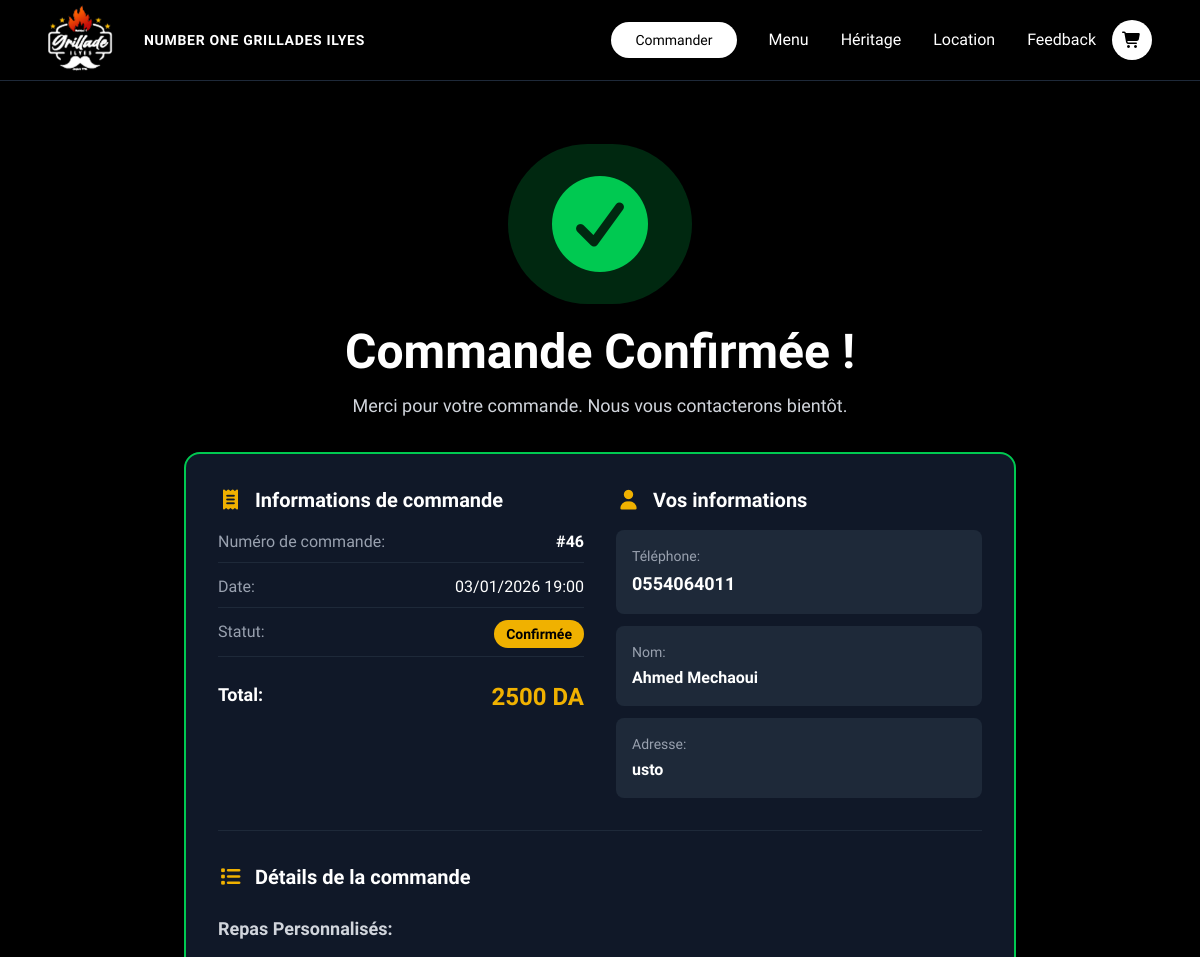
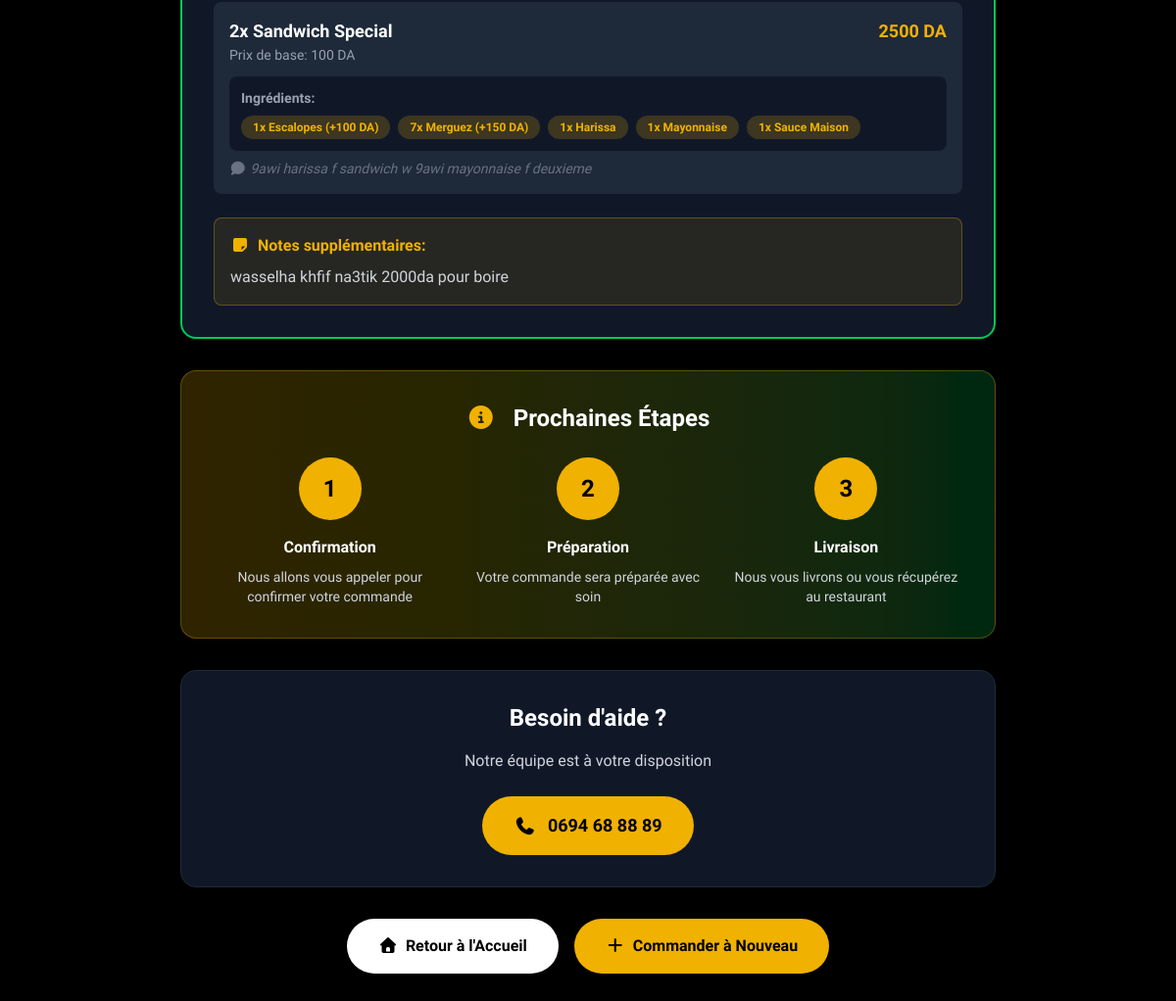
The app's page /restaurant/confirmation/46/ with its own data (2 pictures, top to bottom).
### restaurant/models.py (models this page shows, shortened)
class Order(models.Model):
    STATUS_CHOICES = [
        ('pending', 'En attente'),
        ('confirmed', 'Confirmée'),
        ('preparing', 'En préparation'),
        ('ready', 'Prête'),
        ('delivered', 'Livrée'),
        ('cancelled', 'Annulée'),
    ]
    customer_phone = models.CharField(max_length=20)
    customer_name = models.CharField(max_length=100, blank=True)
    customer_address = models.TextField(blank=True, null=True)
    total_price = models.DecimalField(max_digits=10, decimal_places=2)
    additional_notes = models.TextField(blank=True, null=True)
    status = models.CharField(max_length=20, choices=STATUS_CHOICES, default='pending')
    created_at = models.DateTimeField(auto_now_add=True)
    updated_at = models.DateTimeField(auto_now=True)
    class Meta:
        ordering = ['-created_at']

class OrderSpecialMeal(models.Model):
    order = models.ForeignKey(Order, on_delete=models.CASCADE, related_name='special_meals')
    special_meal = models.ForeignKey(SpecialMeal, on_delete=models.CASCADE)
    quantity = models.IntegerField(validators=[MinValueValidator(1)])
    base_price = models.DecimalField(max_digits=10, decimal_places=2)
    total_price = models.DecimalField(max_digits=10, decimal_places=2)
    notes = models.TextField(blank=True, null=True)

class SpecialMeal(models.Model):
    name = models.CharField(max_length=100)
    description = models.TextField()
    base_price = models.DecimalField(max_digits=10, decimal_places=2)
    image = models.ImageField(upload_to='special_meals/')
    is_available = models.BooleanField(default=True)
    available_ingredients = models.ManyToManyField(
        Ingredient,
        through='SpecialMealIngredient',
        related_name='special_meals'
    )

class OrderSpecialMealIngredient(models.Model):
    order_special_meal = models.ForeignKey(
        OrderSpecialMeal,
        on_delete=models.CASCADE,
        related_name='selected_ingredients'
    )
    ingredient = models.ForeignKey(Ingredient, on_delete=models.CASCADE)
    quantity = models.IntegerField(validators=[MinValueValidator(1)])
    unit_price = models.DecimalField(max_digits=10, decimal_places=2)

class Ingredient(models.Model):
    name = models.CharField(max_length=100)
    category = models.ForeignKey(IngredientCategory, on_delete=models.CASCADE)
    price = models.DecimalField(
        max_digits=10,
        decimal_places=2,
        default=0,
        help_text="Extra cost for this ingredient (0 if included in base)"
    )
    is_available = models.BooleanField(default=True)
    image = models.ImageField(upload_to='ingredients/', blank=True, null=True)
    class Meta:
        ordering = ['category__order', 'name']

### restaurant/views.py (the view)
# urls.py: path('confirmation/<int:order_id>/', views.order_confirmation, name='order_confirmation'),
def order_confirmation(request, order_id):
    order = get_object_or_404(Order, id=order_id)
    context = {
        'order': order
    }
    return render(request, 'restaurant/order_confirmation.html', context)

### restaurant/templates/restaurant/order_confirmation.html (shortened to what this page needs)
{% extends 'base.html' %}
{% load static %}
{% block content %}
<section class="bg-black min-h-screen py-16">
    <div class="max-w-4xl mx-auto px-4 sm:px-6 lg:px-8">
        <div class="text-center mb-8">
            <div class="inline-block bg-green-500/20 rounded-full p-8 mb-6 animate-pulse">
                <i class="fas fa-check-circle text-green-500 text-8xl"></i>
            </div>
            <h1 class="text-4xl md:text-5xl font-bold text-white mb-4">
                Commande Confirmée !
            </h1>
            <p class="text-gray-300 text-lg">
                Merci pour votre commande. Nous vous contacterons bientôt.
            </p>
        </div>
        <div class="bg-gray-900 rounded-2xl p-8 border-2 border-green-500 mb-8">
            <div class="grid grid-cols-1 md:grid-cols-2 gap-8 mb-8">
                <div>
                    <h2 class="text-xl font-bold text-white mb-4 flex items-center">
                        <i class="fas fa-receipt text-yellow-500 mr-3"></i>
                        Informations de commande
                    </h2>
                    <div class="space-y-3">
                        <div class="flex justify-between border-b border-gray-800 pb-2">
                            <span class="text-gray-400">Numéro de commande:</span>
                            <span class="text-white font-bold">#{{ order.id }}</span>
                        </div>
                        <div class="flex justify-between border-b border-gray-800 pb-2">
                            <span class="text-gray-400">Date:</span>
                            <span class="text-white">{{ order.created_at|date:"d/m/Y H:i" }}</span>
                        </div>
                        <div class="flex justify-between border-b border-gray-800 pb-2">
                            <span class="text-gray-400">Statut:</span>
                            <span class="bg-yellow-500 text-black px-3 py-1 rounded-full text-sm font-bold">
                                {{ order.get_status_display }}
                            </span>
                        </div>
                        <div class="flex justify-between pt-3">
                            <span class="text-white font-bold text-lg">Total:</span>
                            <span class="text-yellow-500 font-bold text-2xl">{{ order.total_price|floatformat:0 }} DA</span>
                        </div>
                    </div>
                </div>
                <div>
                    <h2 class="text-xl font-bold text-white mb-4 flex items-center">
                        <i class="fas fa-user text-yellow-500 mr-3"></i>
                        Vos informations
                    </h2>
                    <div class="space-y-3">
                        <div class="bg-gray-800 rounded-lg p-4">
                            <p class="text-gray-400 text-sm mb-1">Téléphone:</p>
                            <p class="text-white font-semibold text-lg">{{ order.customer_phone }}</p>
                        </div>
                        {% if order.customer_name %}
                        <div class="bg-gray-800 rounded-lg p-4">
                            <p class="text-gray-400 text-sm mb-1">Nom:</p>
                            <p class="text-white font-semibold">{{ order.customer_name }}</p>
                        </div>
                        {% endif %}
                        {% if order.customer_address %}
                        <div class="bg-gray-800 rounded-lg p-4">
                            <p class="text-gray-400 text-sm mb-1">Adresse:</p>
                            <p class="text-white font-semibold">{{ order.customer_address }}</p>
                        </div>
                        {% endif %}
                    </div>
                </div>
            </div>
            <div class="border-t border-gray-800 pt-8">
                <h2 class="text-xl font-bold text-white mb-6 flex items-center">
                    <i class="fas fa-list text-yellow-500 mr-3"></i>
                    Détails de la commande
                </h2>
                {% if order.special_meals.all %}
                <div>
                    <h3 class="text-lg font-semibold text-gray-300 mb-4">Repas Personnalisés:</h3>
                    <div class="space-y-4">
                        {% for special in order.special_meals.all %}
                        <div class="bg-gray-800 rounded-lg p-4">
                            <div class="flex justify-between items-start mb-3">
                                <div>
                                    <p class="text-white font-semibold text-lg">{{ special.quantity }}x {{ special.special_meal.name }}</p>
                                    <p class="text-gray-400 text-sm">Prix de base: {{ special.base_price|floatformat:0 }} DA</p>
                                </div>
                                <span class="text-yellow-500 font-bold text-lg">{{ special.total_price|floatformat:0 }} DA</span>
                            </div>
                            <div class="bg-gray-900 rounded-lg p-3 mb-2">
                                <p class="text-gray-400 text-sm font-semibold mb-2">Ingrédients:</p>
                                <div class="flex flex-wrap gap-2">
                                    {% for ing in special.selected_ingredients.all %}
                                    <span class="bg-yellow-500/20 text-yellow-500 px-3 py-1 rounded-full text-xs font-semibold">
                                        {{ ing.quantity }}x {{ ing.ingredient.name }}
                                        {% if ing.unit_price > 0 %}(+{{ ing.unit_price|floatformat:0 }} DA){% endif %}
                                    </span>
                                    {% endfor %}
                                </div>
                            </div>
                            {% if special.notes %}
                            <p class="text-gray-500 text-sm italic">
                                <i class="fas fa-comment mr-1"></i>{{ special.notes }}
                            </p>
                            {% endif %}
                        </div>
                        {% endfor %}
                    </div>
                </div>
                {% endif %}
                {% if order.additional_notes %}
                <div class="mt-6 bg-yellow-500/10 border border-yellow-500/30 rounded-lg p-4">
                    <p class="text-yellow-500 font-semibold mb-2">
                        <i class="fas fa-sticky-note mr-2"></i>Notes supplémentaires:
                    </p>
                    <p class="text-gray-300">{{ order.additional_notes }}</p>
                </div>
                {% endif %}
            </div>
        </div>
        <div class="bg-gradient-to-r from-yellow-500/20 to-green-500/20 rounded-2xl p-8 border border-yellow-500/30 mb-8">
            <h2 class="text-2xl font-bold text-white mb-6 text-center">
                <i class="fas fa-info-circle text-yellow-500 mr-3"></i>
                Prochaines Étapes
            </h2>
            <div class="grid grid-cols-1 md:grid-cols-3 gap-6">
                <div class="text-center">
                    <div class="bg-yellow-500 text-black w-16 h-16 rounded-full flex items-center justify-center mx-auto mb-4 text-2xl font-bold">1</div>
                    <h3 class="text-white font-bold mb-2">Confirmation</h3>
                    <p class="text-gray-300 text-sm">Nous allons vous appeler pour confirmer votre commande</p>
                </div>
                <div class="text-center">
                    <div class="bg-yellow-500 text-black w-16 h-16 rounded-full flex items-center justify-center mx-auto mb-4 text-2xl font-bold">2</div>
                    <h3 class="text-white font-bold mb-2">Préparation</h3>
                    <p class="text-gray-300 text-sm">Votre commande sera préparée avec soin</p>
                </div>
                <div class="text-center">
                    <div class="bg-yellow-500 text-black w-16 h-16 rounded-full flex items-center justify-center mx-auto mb-4 text-2xl font-bold">3</div>
                    <h3 class="text-white font-bold mb-2">Livraison</h3>
                    <p class="text-gray-300 text-sm">Nous vous livrons ou vous récupérez au restaurant</p>
                </div>
            </div>
        </div>
        <div class="bg-gray-900 rounded-2xl p-8 border border-gray-800 text-center mb-8">
            <h2 class="text-2xl font-bold text-white mb-4">Besoin d'aide ?</h2>
            <p class="text-gray-300 mb-6">Notre équipe est à votre disposition</p>
            <a href="tel:+213694688889" class="inline-flex items-center gap-3 bg-yellow-500 text-black px-8 py-4 rounded-full font-bold hover:bg-yellow-400 transition text-lg">
                <i class="fas fa-phone"></i>
                0694 68 88 89
            </a>
        </div>
        <div class="flex flex-col sm:flex-row gap-4 justify-center">
            <a href="{% url 'core:home' %}" class="bg-white text-black px-8 py-4 rounded-full font-bold hover:bg-gray-200 transition text-center">
                <i class="fas fa-home mr-2"></i>Retour à l'Accueil
            </a>
            <a href="{% url 'restaurant:order' %}" class="bg-yellow-500 text-black px-8 py-4 rounded-full font-bold hover:bg-yellow-400 transition text-center">
                <i class="fas fa-plus mr-2"></i>Commander à Nouveau
            </a>
        </div>
    </div>
</section>
{% endblock %}

### core/templates/base.html (style rules this page uses)
.font-marcellus { font-family: 'Marcellus', serif; }

### restaurant/templates/restaurant/order_confirmation.html (style rules this page uses)
.animate-pulse { animation: pulse 2s ease-in-out infinite; }

### records on screen
Order: id "46", created_at "03/01/2026 19:00", status "Confirmée", total_price "2500", customer_phone "0554064011", customer_name "Ahmed Mechaoui", customer_address "usto", additional_notes "wasselha khfif na3tik 2000da pour boire"
OrderSpecialMeal: quantity "2", special_meal.name "Sandwich Special", base_price "100", total_price "2500", notes "9awi harissa f sandwich w 9awi mayonnaise f deuxieme"
OrderSpecialMealIngredient: quantity "1", ingredient.name "Escalopes", unit_price "100"
OrderSpecialMealIngredient: quantity "7", ingredient.name "Merguez", unit_price "150"
OrderSpecialMealIngredient: quantity "1", ingredient.name "Harissa"
OrderSpecialMealIngredient: quantity "1", ingredient.name "Mayonnaise"
OrderSpecialMealIngredient: quantity "1", ingredient.name "Sauce Maison"
